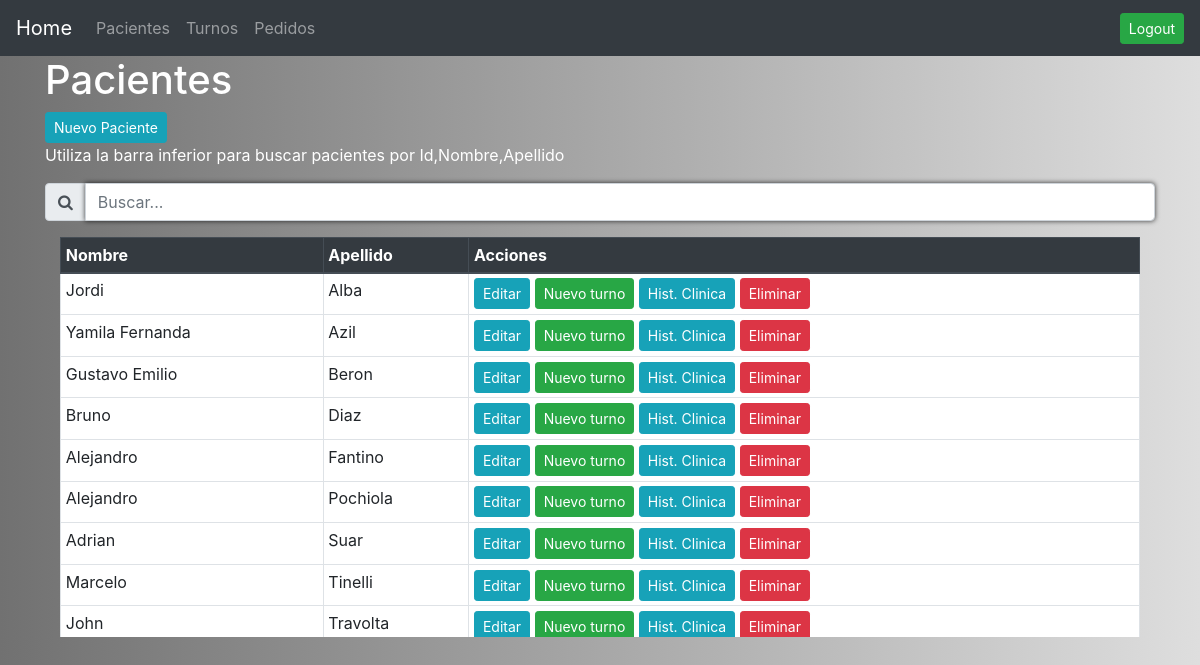
The page /pacientes (signed in) on the database its author committed.
### gestion_consultorio/models.py (models this page shows, shortened)
class paciente(models.Model):
    nombre = models.CharField(max_length=64)
    apellido = models.CharField(max_length=64)

### gestion_consultorio/views.py (the view, shortened to what this page needs)
# urls.py: path('pacientes', views.pacientes, name='pacientes'),
@login_required(login_url='login_view')
@user_passes_test(acceso_pacientes, login_url='errorpermisos')
def pacientes(request):
    return render(request,"pacientes.html", {"medicos":medico.objects.all(),"pacientes": paciente.objects.all().order_by('apellido'), "form": FormNuevoPaciente()})

### gestion_consultorio/views.py
class FormNuevoPaciente(forms.Form):
    nombre = forms.CharField(label="Nombre")
    apellido =forms.CharField(label="Apellido")

### gestion_consultorio/views.py (called while the page is built)
def acceso_pacientes(user):
    return user.groups.filter(name__in=['Medicos','Secretarias']).exists()

### gestion_consultorio/templates/pacientes.html (shortened to what this page needs)
{% extends "layout.html" %}
{% block body %}
<div class="container">
  <h1 style="color:white">Pacientes</h1>
  <button type="button" class="btn btn-info btn-sm" data-toggle="modal" data-target="#nuevo_paciente">Nuevo Paciente</button>
  <p style="color:white">Utiliza la barra inferior para buscar pacientes por Id,Nombre,Apellido</p>
  <div class="input-group mb-3">
    <div class="input-group-prepend">
      <span class="input-group-text" id="basic-addon1"><i class="fa fa-search"></i></span>
    </div>
    <input type="text" class="form-control" id="buscar_tabla" placeholder="Buscar..." aria-label="Username" aria-describedby="basic-addon1">
  </div>
</div>
<div class="container">
  <div id="div1" class ="col-md-12">
    <table border="1" class="table table-hover table-bordered bg-white table-sm">
      <thead class="thead-dark">
        <tr>
          <th scope="col">Nombre</th>
          <th scope="col">Apellido</th>
          <th scope="col">Acciones</th>
        </tr>
      </thead>
      <tbody id="tabla_pacientes">
        {% for unPaciente in pacientes %}
          <tr>
            <td>{{unPaciente.nombre}}</td>
            <td>{{unPaciente.apellido}}</td>
            <td>
              {% if perms.gestion_consultorio.change_paciente %}
                <button type="button" class="btn btn-info btn-sm" data-toggle="modal" data-target="#editar_paciente" onclick="editar_paciente(this);" value="{{unPaciente.id}},{{unPaciente.nombre}},{{unPaciente.apellido}}">Editar</button>
                <button type="button" class="btn btn-success btn-sm" data-toggle="modal" data-target="#nuevo_turno" onclick="mostrarvalor(this);" value="{{unPaciente.id}},{{unPaciente.nombre}},{{unPaciente.apellido}}">Nuevo turno</button>
                <a href="{% url 'historia_clinica' unPaciente.id %}" class="btn btn-info btn-sm">Hist. Clinica</a>
                <a href="{% url 'eliminar_paciente' unPaciente.id %}" class="btn btn-danger btn-sm btn-delete" id="btn-delete">Eliminar</a>
              {% endif %}
            </td>
          </tr>
        {% endfor %}
      </tbody>
    </table>
  </div>
</div>
{% endblock %}

### gestion_consultorio/static/estilos.css (style rules this page uses)
body { background: #717171; background: -moz-linear-gradient(left, #717171 0%, #B3B3B3 61%, #DEDEDE 100%); background: -webkit-linear-gradient(left, #717171 0%, #B3B3B3 61%, #DEDEDE 100%); background: linear-gradient(to right, #717171 0%, #B3B3B3 61%, #DEDEDE 100%); }
#div1 { overflow-y: scroll; overflow-x: hidden; height:400px; width: 100%; }
td { margin: 0 auto; }
input { border-color:#cccccc; border-style:solid; padding:3px; border-width:2px; border-radius:5px; box-shadow: 0px 0px 5px 0px rgba(0, 0, 0, 0.75); font-size:14px; }

### rows shown on the page
paciente: nombre "Jordi", apellido "Alba"
paciente: nombre "Yamila Fernanda", apellido "Azil"
paciente: nombre "Gustavo Emilio", apellido "Beron"
paciente: nombre "Bruno", apellido "Diaz"
paciente: nombre "Alejandro", apellido "Fantino"
paciente: nombre "Alejandro", apellido "Pochiola"
paciente: nombre "Adrian", apellido "Suar"
paciente: nombre "Marcelo", apellido "Tinelli"
paciente: nombre "John", apellido "Travolta"
